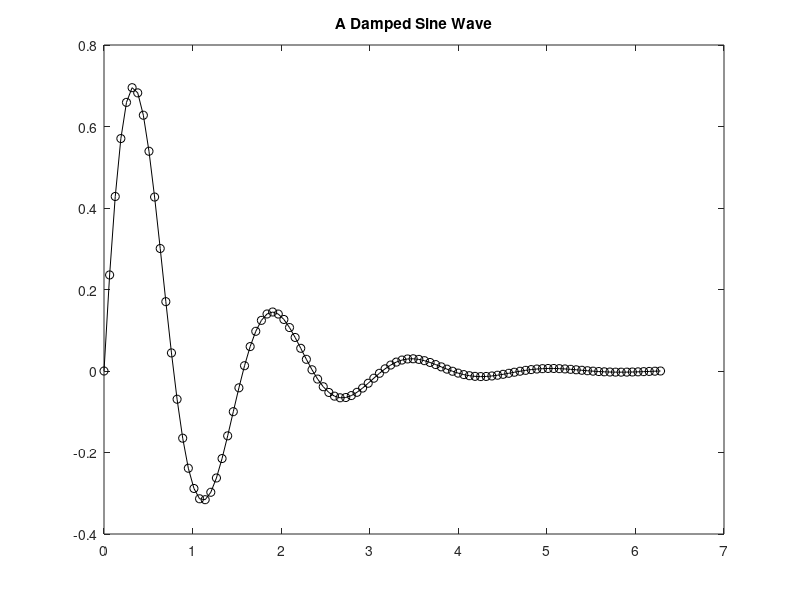

Write MATLAB code to recreate this figure.
clear
x=linspace(0,2*pi,100);
y=exp(-x).*sin(4.*x);
h1=figure;                        %must write
p1=plot(x,y,'black','Marker','o');
%set(p1,'lineStyle',':');
%set(p1,'linewidth',1);
%set(p1,'MarkerIndices',1:4:100);
%set(gca, 'YScale', 'log')
%xlabel('Time');
%ylabel('Amplitude');
title('A Damped Sine Wave');
ax=gca;
%ax.YLim = [-0.8 0.8];
%ax.XLim = [0 2.*pi];
%yticks('Manual');
%yticks([-0.8 -0.6 -0.4 -0.2 0. 0.2 0.4 0.6 0.8]);
%ax.XTick= [0 0.5*pi pi 1.5*pi 2*pi];
%xticklabels({'0' '0.5\pi' '\pi' '1.5\pi' '2\pi'})
%grid on;
saveas(h1,'plot1_basic.png');

%y2=(exp(0.1*x)-1).*cos(2.*x);
%h2=figure;                      %must write
%p2=plot(x,y,'ko',x, y2,'r-*');
%p2(1).MarkerIndices=1:1:100;
%p2(2).MarkerIndices=1:3:100;
%legend('A damped sine wave','A growing cosine wave','location','best'); %northwest
%grid off;
%saveas(h2,'plot2_basic.png');